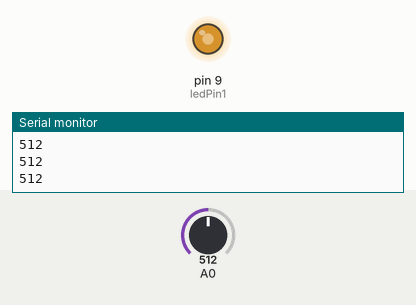
This sketch was run on a simulated Arduino Uno, built with avr-gcc and run on an emulated ATmega328P. Shown: output pins drawn as LEDs (lit = HIGH), the last lines printed to the serial monitor. The test bench sets the inputs (shaded band); at power-on: A0 = 512.

Above: at 1.2 s.
1.3 s: A0 set to 716
At 1.6 s:
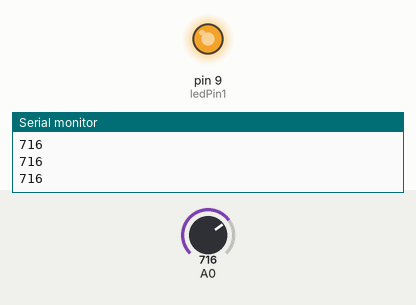
2.8 s: A0 set to 306
At 3.9 s:
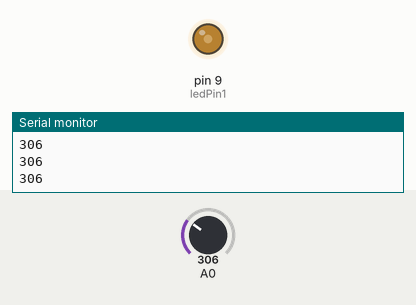
4.3 s: A0 set to 122
At 5.1 s:
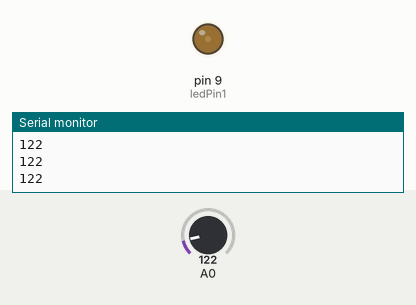
5.8 s: A0 set to 0
At 6.1 s:
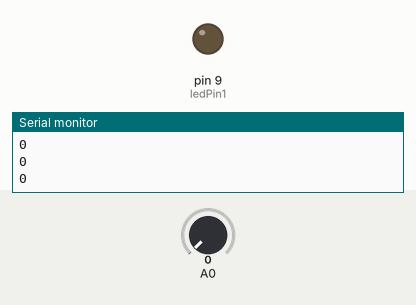
Timing chart, 0 to 8.3 s (numbered marks = the images above; inputs shaded):
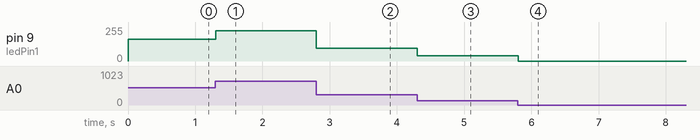

Measured:
- after the input at 1.3 s, pin 9 (ledPin1): 163/255 → 228/255 at once
- after the input at 2.8 s, pin 9 (ledPin1): 228/255 → 97/255 at once
- after the input at 4.3 s, pin 9 (ledPin1): 97/255 → 38/255 at once
- after the input at 5.8 s, pin 9 (ledPin1): 38/255 → 0/255 at once

The sketch:

analogInput.ino
```cpp
int ledPin1 = 9;

void setup() {
  pinMode(ledPin1, OUTPUT);
  Serial.begin(9600);
}

void loop() {

  int reading = analogRead(0);
  Serial.println(reading);

  int brightness = map(reading, 0, 800, 0, 255);

  analogWrite(ledPin1, brightness);
  delay(5);
}
```
